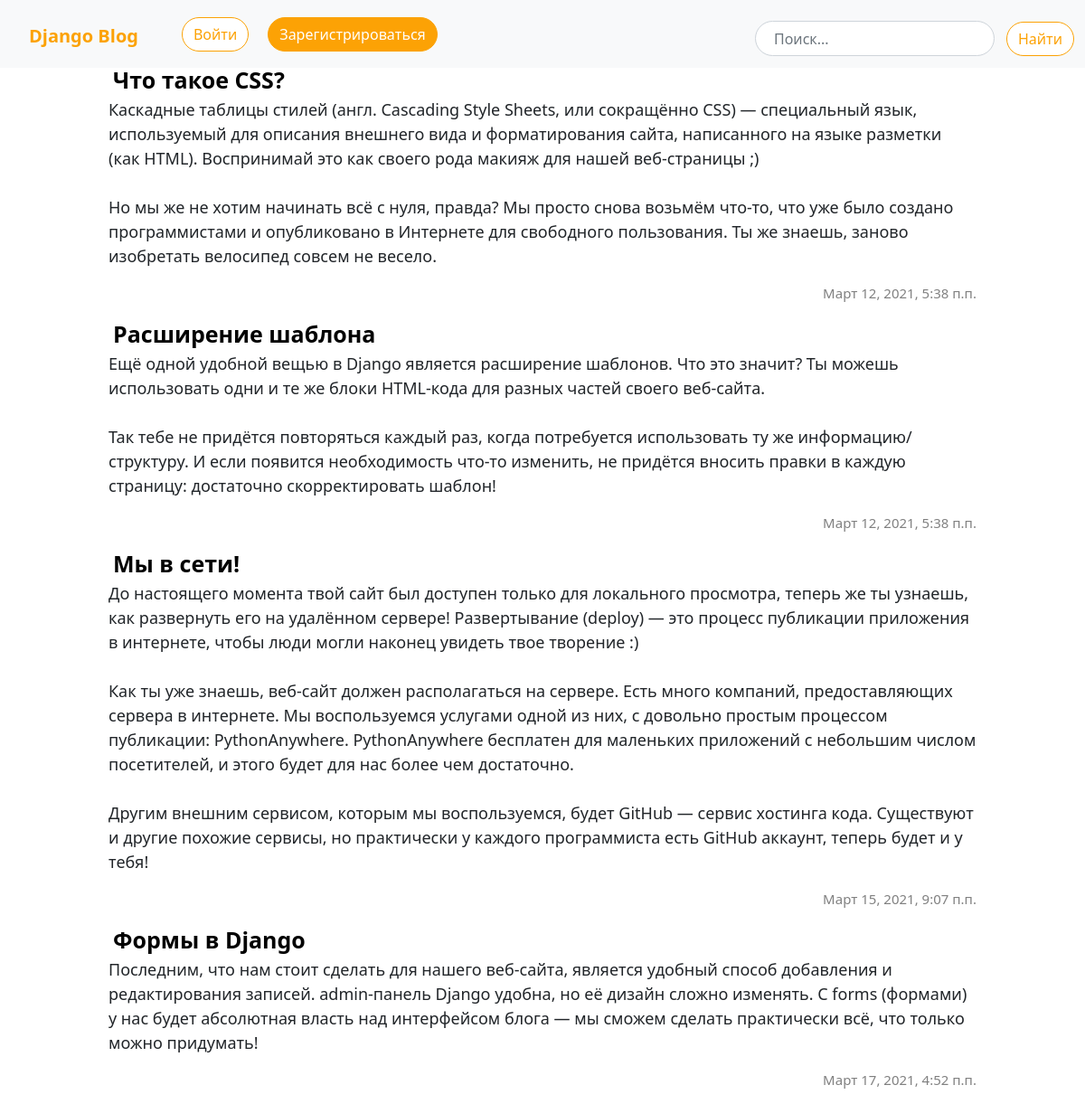
The page / on the database its author committed.
### blog/models.py (models this page shows, shortened)
class Post(models.Model):
    author = models.ForeignKey(settings.AUTH_USER_MODEL, on_delete=models.CASCADE)
    title = models.CharField(max_length=200)
    text = models.TextField()
    created_date = models.DateTimeField(default=timezone.now)
    published_date = models.DateTimeField(blank=True, null=True)

### blog/views.py (the view, shortened to what this page needs)
# urls.py: path('', views.post_list, name='post_list'),
def post_list(request):
    posts = Post.objects.filter(published_date__lte=timezone.now()).order_by('published_date')
    return render(request, 'blog/post_list.html', {'posts': posts})

### blog/templates/blog/post_list.html
{% extends 'blog/base.html' %}
{% block content %}
  <div class="main">
    {% for post in posts %}
      <div class="posts">
        <a href="{% url 'post_detail' pk=post.pk %}" class="headdings">{{post.title}}</a>
        <p class="text">{{post.text|linebreaksbr}}</p>
        <p class="published-date">{{post.published_date}}</p>
      </div>
    {% endfor %}
  </div>
{% endblock %}

### blog/static/css/blog.css (style rules this page uses)
a { text-decoration: none; color: black; }
.main { padding-top: 70px; padding-left: 10vw; padding-right: 10vw; font-size: 18px; }
.published-date { right: 0; text-align: right; color: gray; font-size: 15px; }
.headdings { padding-left: 5px; font-size: 25px; font-weight: bold; }

### rows shown on the page
Post: title "Что такое CSS?", text "Каскадные таблицы стилей (англ. Cascading Style Sheets, или сокращённо CSS) — специальный язык, используемый для описания внешнего вида и форматирования сайта, написанного на языке разметки (как HTML). Воспринимай это как своего рода макияж для нашей веб-страницы ;) Но мы же не хотим начинать всё с нуля, правда? Мы просто снова возьмём что-то, что уже было создано программистами и опубликовано в Интернете для свободного пользования. Ты же знаешь, заново изобретать велосипед совсем не весело.", published_date "Март 12, 2021, 5:38 п.п."
Post: title "Расширение шаблона", text "Ещё одной удобной вещью в Django является расширение шаблонов. Что это значит? Ты можешь использовать одни и те же блоки HTML-кода для разных частей своего веб-сайта. Так тебе не придётся повторяться каждый раз, когда потребуется использовать ту же информацию/структуру. И если появится необходимость что-то изменить, не придётся вносить правки в каждую страницу: достаточно скорректировать шаблон!", published_date "Март 12, 2021, 5:38 п.п."
Post: title "Мы в сети!", text "До настоящего момента твой сайт был доступен только для локального просмотра, теперь же ты узнаешь, как развернуть его на удалённом сервере! Развертывание (deploy) — это процесс публикации приложения в интернете, чтобы люди могли наконец увидеть твое творение :) Как ты уже знаешь, веб-сайт должен располагаться на сервере. Есть много компаний, предоставляющих сервера в интернете. Мы воспользуемся услугами одной из них, с довольно простым процессом публикации: PythonAnywhere. PythonAnywhere бесплатен для маленьких приложений с небольшим числом посетителей, и этого будет для нас более чем достаточно. Другим внешним сервисом, которым мы воспользуемся, будет GitHub — сервис хостинга кода.…", published_date "Март 15, 2021, 9:07 п.п."
Post: title "Формы в Django", text "Последним, что нам стоит сделать для нашего веб-сайта, является удобный способ добавления и редактирования записей. admin-панель Django удобна, но её дизайн сложно изменять. С forms (формами) у нас будет абсолютная власть над интерфейсом блога — мы сможем сделать практически всё, что только можно придумать!", published_date "Март 17, 2021, 4:52 п.п."
